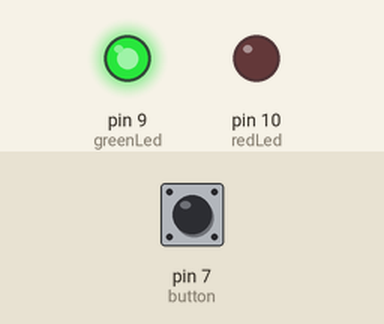
This sketch was run on a simulated Arduino Uno, built with avr-gcc and run on an emulated ATmega328P. Shown: output pins drawn as LEDs (lit = HIGH). Inputs (shaded band) come from the test bench; at power-on: pin 7 (button) LOW. What the sketch prints to the serial monitor is not drawn.

Above: at 0.1 s.
At 10.1 s:
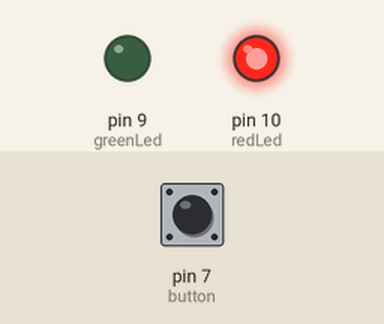
Timing chart, 0 to 11.6 s (numbered marks = the images above):
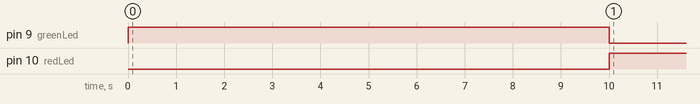

The sketch:

op_math.ino
```cpp
int redLed = 10;
int greenLed = 9;
int yellowLed = 8;
int button = 7;

float n1 = 10;
float n2 = 2;
float res = 0;

void setup() {
  // put your setup code here, to run once:
  Serial.begin(9600);

  pinMode(redLed, OUTPUT);
  pinMode(greenLed, OUTPUT);
  pinMode(button, INPUT);

  res = n1 + n2;
  Serial.println(String(n1) + " + " + String(n2) + " = " + String(res));

  if (int(res) % 2 == 0) {
    Serial.println(String(res) + " : is Pair");
    digitalWrite(greenLed, HIGH);
    digitalWrite(redLed, LOW);
  } else {
    Serial.println(String(res) + " : is Odd");
    digitalWrite(redLed, HIGH);
    digitalWrite(greenLed, LOW);
  }

  delay(10000);

  digitalWrite(redLed, LOW);
  digitalWrite(greenLed, LOW);
  // Operators
  // +, ++, +=, -, --, -=, *, *=, /, %, %=
}

void loop() {
  // put your main code here, to run repeatedly:
  int state;
  state = digitalRead(button);
  digitalWrite(redLed, HIGH);
}
```

Measured:
- by itself, pin 10 (redLed): LOW → HIGH at 10.0 s
